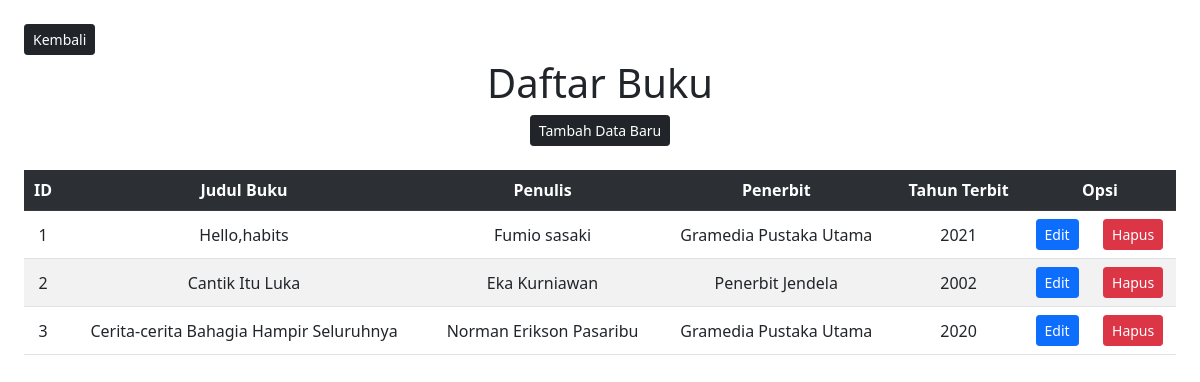
The page /Buku.php on the database as committed earlier.
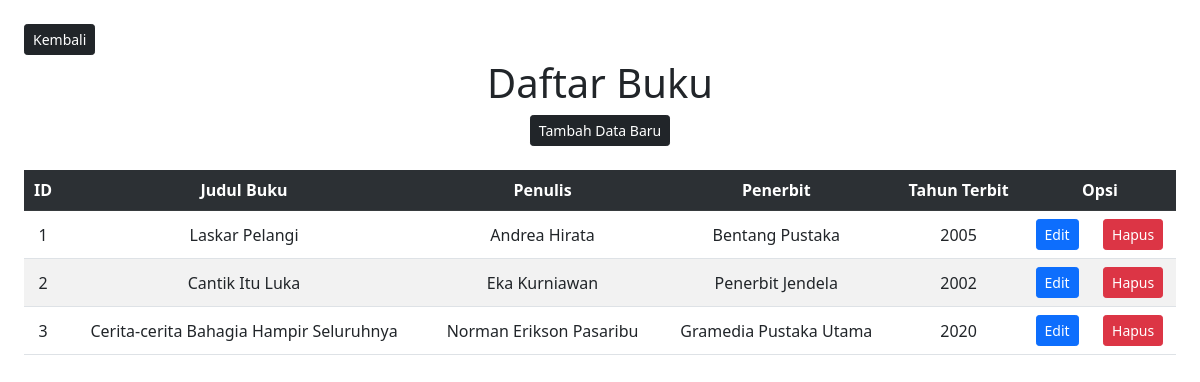
The same page on the database as committed later.
### tables this page shows
CREATE TABLE `buku` (
  `id_buku` int(13) NOT NULL,
  `judul_buku` varchar(500) NOT NULL,
  `penulis` varchar(500) NOT NULL,
  `penerbit` varchar(250) NOT NULL,
  `tahun_terbit` int(4) NOT NULL
);

### Model.php (called while the page is built, shortened)
<?php
function selectalldata($table)
{
  $select = "SELECT * FROM $table";
  $select1 = mysqli_query($GLOBALS['connect'], $select);
  return $select1;
}

### Buku.php (the view, shortened to what this page needs)
<?php
require "Model.php";
?>
<!doctype html>
<html lang="en">
<head>
  <link href="https://cdn.jsdelivr.net/npm/bootstrap@5.1.3/dist/css/bootstrap.min.css" rel="stylesheet">
</head>
<body>
  <a href="index.php"><button type="button" class="btn btn-dark btn-sm mt-4 ms-4">Kembali</button></a>
  <h1 class="mt-1">Daftar Buku</h1>
  <center><a href="FormBuku.php"><button type="button" class="btn btn-sm btn-dark">Tambah Data Baru</button></a></center>
  <div class="table-responsive mx-4 mt-4">
    <table class="table table-striped align-middle">
      <tr class="table-dark">
        <th>ID</th>
        <th>Judul Buku</th>
        <th>Penulis</th>
        <th>Penerbit</th>
        <th>Tahun Terbit</th>
        <th colspan="2">Opsi</th>
      </tr>
      <?php
      $result = selectalldata("buku");
      while ($data = mysqli_fetch_array($result)) { ?>
        <tr>
          <td><?php echo $data['id_buku'] ?></td>
          <td><?php echo $data['judul_buku'] ?></td>
          <td><?php echo $data['penulis'] ?></td>
          <td><?php echo $data['penerbit'] ?></td>
          <td><?php echo $data['tahun_terbit'] ?></td>
          <td style="text-align: center;"><a href="FormBuku.php?id_buku=<?php echo $data['id_buku']; ?>"><button class="btn btn-primary btn-sm">Edit</button></a></td>
          <td style="text-align: center;"><a href="Buku.php?id_buku=<?php echo $data['id_buku']; ?>" onclick="return confirm('Hapus data?')"><button class="btn btn-danger btn-sm">Hapus</button></a></td>
        </tr>
      <?php } ?>
    </table>
  </div>
</body>
</html>

### Buku.php (style rules this page uses)
h1, table { text-align: center; }

Rows that differ between the two databases and show on the page:
changed buku id 1: judul_buku "Hello,habits" → "Laskar Pelangi"; penulis "Fumio sasaki" → "Andrea Hirata"; penerbit "Gramedia Pustaka Utama" → "Bentang Pustaka"; tahun_terbit "2021" → "2005"
